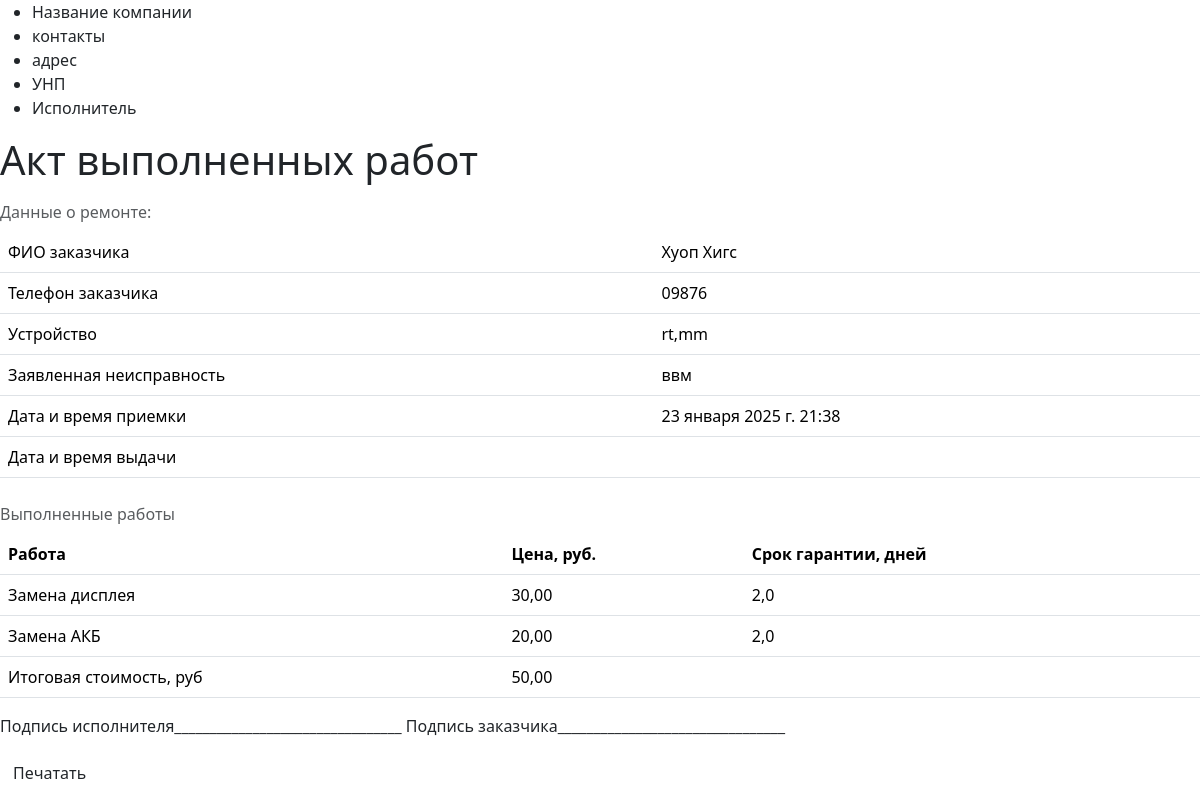
The page /warrantydoc/2/ on the database as committed earlier.
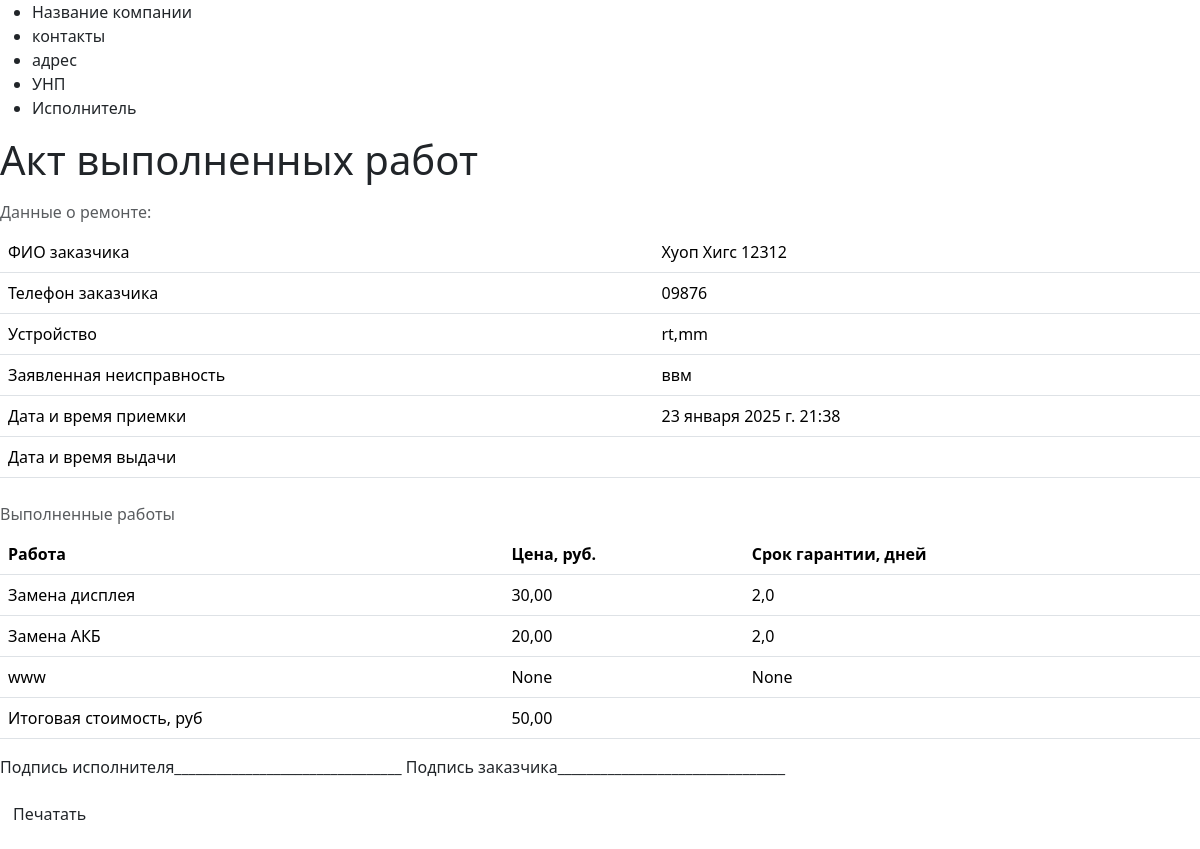
The same page on the database as committed later.
### fixorder/models.py (models this page shows, shortened)
class Order(models.Model):
    client_name = models.CharField(max_length=255, unique=True, db_index=True, verbose_name='ФИО клиента')
    client_phone = models.CharField(max_length=20, db_index=True, verbose_name='Контактный номер')
    client_telegram = models.CharField(max_length=40, blank=True, null=True, verbose_name='Telegram клиента')
    client_viber = models.CharField(max_length=20, blank=True, null=True, verbose_name='Viber клиента')
    client_whatsapp = models.CharField(max_length=20, blank=True, null=True, verbose_name='Whattsapp клиента')
    time_create = models.DateTimeField(auto_now_add=True)
    time_update = models.DateTimeField(auto_now=True)
    time_demand = models.DateField(blank=True, null=True, verbose_name='Срок ремонта')
    time_away = models.DateTimeField(null=True, blank=True, verbose_name='Дата выдачи')
    device = models.CharField(max_length=255, verbose_name='Устройство')
    defect = models.TextField(max_length=400, verbose_name='Неисправность')
    device_password = models.CharField(max_length=50, blank=True, null=True, verbose_name='Пароль')
    device_exterior = models.TextField(max_length=400, blank=True, null=True, verbose_name='Внешний вид')
    initial_price = models.CharField(max_length=10, blank=True, null=True, verbose_name='Ориентировочная стоимость ремонта')
    prepaid = models.FloatField(max_length=10, blank=True, null=True, verbose_name='Предоплата')
    notes = models.TextField(max_length=500, blank=True, null=True, verbose_name='Заметки')
    total_price = models.DecimalField(max_digits=10, decimal_places=2, blank=True, default=0, verbose_name='Итоговая стоимость')
    work = models.CharField(max_length=255, blank=True, null=True, verbose_name='Выполненная работа')
    work_price = models.DecimalField(max_digits=10, decimal_places=2, blank=True, null=True, verbose_name='Цена')
    work_warranty = models.FloatField(max_length=2, blank=True, null=True)
    work1 = models.CharField(max_length=255, blank=True, null=True, verbose_name='Выполненная работа')
    work_price1 = models.DecimalField(max_digits=10, decimal_places=2, blank=True, null=True, verbose_name='Цена')
    work_warranty1 = models.FloatField(max_length=2, blank=True, null=True, verbose_name='Гарантия')
    work2 = models.CharField(max_length=255, blank=True, null=True, verbose_name='Выполненная работа')
    work_price2 = models.DecimalField(max_digits=10, decimal_places=2, blank=True, null=True, verbose_name='Цена')
    work_warranty2 = models.FloatField(max_length=2, blank=True, null=True, verbose_name='Гарантия')
    work3 = models.CharField(max_length=255, blank=True, null=True, verbose_name='Выполненная работа')
    work_price3 = models.DecimalField(max_digits=10, decimal_places=2, blank=True, null=True, verbose_name='Цена')
    work_warranty3 = models.FloatField(max_length=2, blank=True, null=True, verbose_name='Гарантия')
    work4 = models.CharField(max_length=255, blank=True, null=True, verbose_name='Выполненная работа')
    work_price4 = models.DecimalField(max_digits=10, decimal_places=2, blank=True, null=True, verbose_name='Цена')
    work_warranty4 = models.FloatField(max_length=2, blank=True, null=True, verbose_name='Гарантия')
    work5 = models.CharField(max_length=255, blank=True, null=True, verbose_name='Выполненная работа')
    work_price5 = models.DecimalField(max_digits=10, decimal_places=2, blank=True, null=True, verbose_name='Цена')
    work_warranty5 = models.FloatField(max_length=2, blank=True, null=True, verbose_name='Гарантия')
    work6 = models.CharField(max_length=255, blank=True, null=True, verbose_name='Выполненная работа')
    work_price6 = models.DecimalField(max_digits=10, decimal_places=2, blank=True, null=True, verbose_name='Цена')
    work_warranty6 = models.FloatField(max_length=2, blank=True, null=True, verbose_name='Гарантия')
    status = models.ForeignKey(OrderStatus, on_delete=models.DO_NOTHING, default = 4, related_name='related_order', verbose_name='Статус ремонта')
    class Meta:
        verbose_name = 'Заказы'
        verbose_name_plural = 'Заказы'
        ordering = ['-time_create']
        indexes = [models.Index(fields=['-time_create'])
                   ]

### fixorder/views.py (the view)
# urls.py: path('warrantydoc/<int:pk>/', views.Warrantydoc.as_view(), name='warrantydoc'),
class Warrantydoc(DetailView):
    template_name = "fixorder/warrantydoc.html"
    pk_url_kwarg = 'pk'
    context_object_name = 'wr'
    def get_context_data(self, **kwargs):
        context = super().get_context_data(**kwargs)
        context["title"] = 'Акт выполненных работ'
        return context
    def get_object(self, queryset=None):
        return get_object_or_404(Order.objects, pk=self.kwargs[self.pk_url_kwarg])

### fixorder/templates/fixorder/warrantydoc.html (shortened to what this page needs)
{% extends 'fixorder/basedoc.html' %}
{% block doccontent %}
<h1>{{ title }}</h1>
<table class="table caption-top">
    <caption>Данные о ремонте:</caption>
    <thead>
    <tr><td>ФИО заказчика</td><td>{{ wr.client_name }}</td></tr>
    <tr><td>Телефон заказчика</td><td>{{ wr.client_phone }}</td></tr>
    <tr><td>Устройство</td><td>{{ wr.device }}</td></tr>
    <tr><td>Заявленная неисправность</td><td>{{ wr.defect }}</td></tr>
    <tr><td>Дата и время приемки</td><td>{{ wr.time_create }}</td></tr>
    <tr><td>Дата и время выдачи</td><td>{{ wr.away }}</td></tr>
</table>
{% if wr.work or wr.work1 or wr.work2 or wr.work3 or wr.work4 or wr.work5 or wr.work6 %}
<table class="table caption-top">
    <caption>Выполненные работы</caption>
    <thead>
    <tr><th>Работа</th><th>Цена, руб.</th><th>Срок гарантии, дней</th></tr>
    {% if wr.work %} <tr><td>{{ wr.work }}</td><td>{{ wr.work_price }}</td><td>{{ wr.work_warranty }}</td></tr>{% endif %}
    {% if wr.work1 %} <tr><td>{{ wr.work1 }}</td><td>{{ wr.work_price1 }}</td><td>{{ wr.work_warranty1 }}</td></tr>{% endif %}
    {% if wr.work2 %} <tr><td>{{ wr.work2 }}</td><td>{{ wr.work_price2 }}</td><td>{{ wr.work_warranty2 }}</td></tr>{% endif %}
    <tr><td>Итоговая стоимость, руб</td><td>{{ wr.total_price }}</td><td></td></tr>
</table>
{% else %}
<h>Выполненных работ нет</h>
{% endif %}
{% endblock doccontent %}

Rows that differ between the two databases and show on the page:
changed Order "rt,mm": client_name "Хуоп Хигс" → "Хуоп Хигс 12312"; work2 (not shown) → "www"; work_price2 (not shown) → "None"; work_warranty2 (not shown) → "None"
